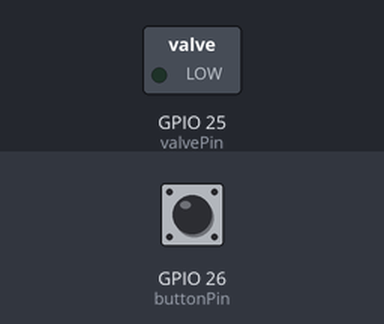
Simulated run of this sketch. Board: ESP32. On the bench: switched loads named in the sketch (green lamp = pin HIGH). Inputs (shaded band) come from the test bench; at power-on: GPIO 26 (buttonPin) HIGH.

Above: at 1.2 s.
1.3 s: GPIO 26 (buttonPin) pulled LOW for 0.15 s
At 2.0 s:
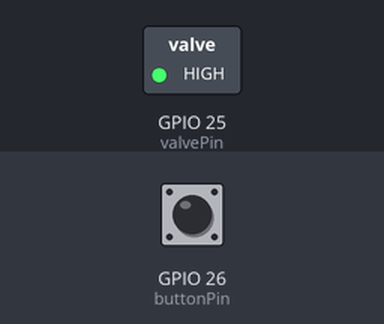
2.9 s: GPIO 26 (buttonPin) pulled LOW for 1 s
At 3.3 s:
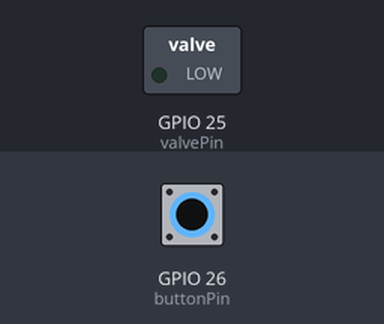
5.4 s: GPIO 26 (buttonPin) pulled LOW for 3.2 s
At 6.4 s:
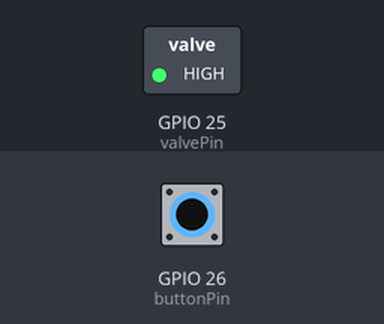
Timing chart, 0 to 8.4 s (numbered marks = the images above; inputs shaded):
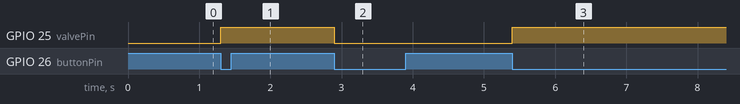

The sketch:

Simple-Push-Button-Electric-Valve.ino
```cpp
const int valvePin = 25;    // Pin connected to the electrovalve
const int buttonPin = 26;   // Pin connected to the button
bool valveState = LOW;      // Initial state of the electrovalve

void setup() {
  pinMode(valvePin, OUTPUT);
  pinMode(buttonPin, INPUT_PULLUP); // Assuming the button is connected to ground when pressed
}

void loop() {
  // Read the state of the button
  int buttonState = digitalRead(buttonPin);

  if (buttonState == LOW) { // Button is pressed
    // Toggle the state of the electrovalve
    valveState = !valveState;
    digitalWrite(valvePin, valveState);

    // Wait until the button is released to prevent multiple toggles
    while (digitalRead(buttonPin) == LOW) {
      delay(10);
    }
  }
}
```

Measured:
- after the input at 1.3 s, GPIO 25 (valvePin): LOW → HIGH at once
- after the input at 2.9 s, GPIO 25 (valvePin): HIGH → LOW at once
- after the input at 5.4 s, GPIO 25 (valvePin): LOW → HIGH at once
